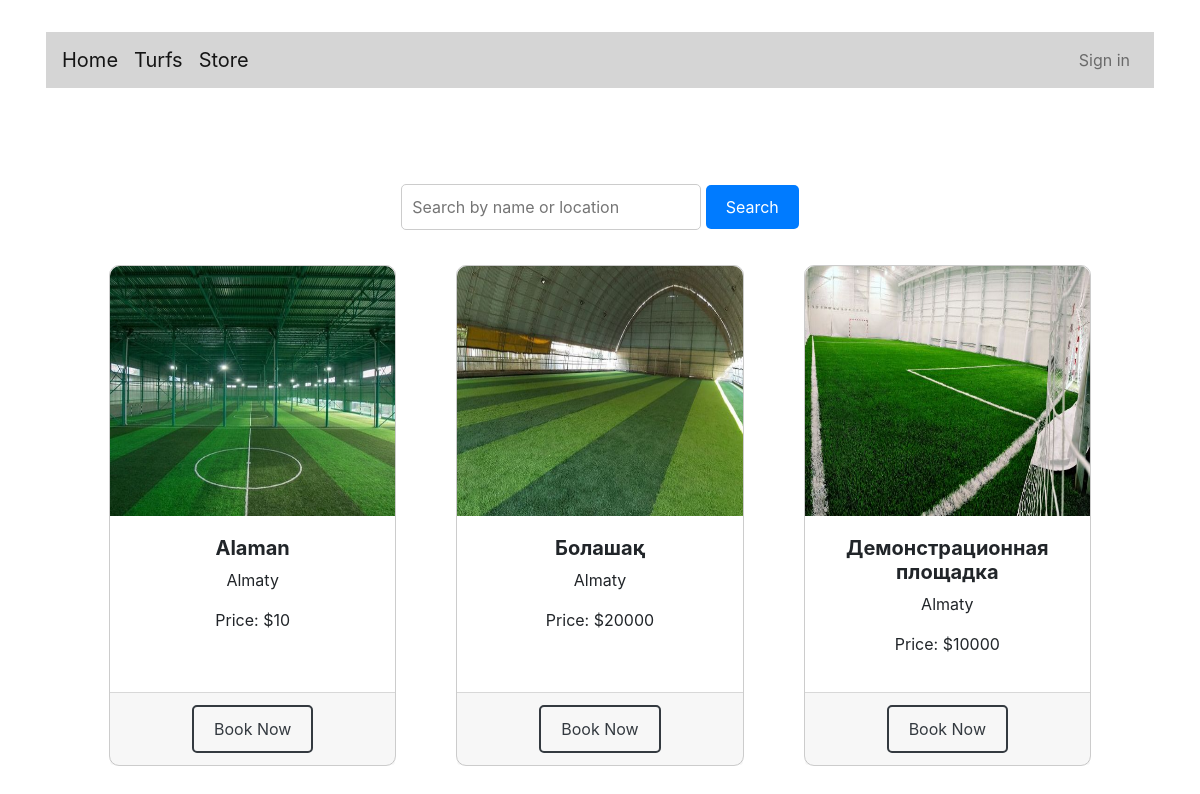
Page /turfs/ on the committed database.
### turfs/models.py (models this page shows, shortened)
class Turf(models.Model):
    owner_name = models.CharField(max_length=100, default="")
    name = models.CharField(max_length=100)
    location = models.CharField(max_length=100)
    image = models.ImageField(upload_to='turf_images/', default='default.jpg')#for avatar of turf
    price = models.IntegerField(default=0)
    info = models.TextField(default="")
    connect = models.CharField(max_length=1000, default="")
    owner_email = models.EmailField(max_length=100, blank=True, null=True, default="")
    def average_rating(self):
        reviews = self.reviews.all()
        if reviews:
            total_ratings = sum(review.rating for review in reviews)
            return total_ratings / len(reviews)
        else:
            return 0
    @property
    def avg_rating(self):
        return round(self.average_rating(), 2)

### turfs/views.py (the view)
# urls.py: path('', views.turfs_view, name='turfs'),
def turfs_view(request):
    turfs = Turf.objects.all()
    return render(request, 'turfs.html', {'turfs': turfs})

### turfs/templates/turfs.html (shortened to what this page needs)
{% extends 'base.html' %}
{% block content %}
<section class="py-5">
    <div class="container px-4 px-lg-5 mt-5">
        <div class="search-form">
            <form method="GET" action="{% url 'search_turfs' %}">
                <input type="text" name="query" placeholder="Search by name or location">
                <button type="submit">Search</button>
            </form>
        </div>
        <div class="row row-cols gx-4 gx-lg-5 row-cols-2 row-cols-md-3 row-cols-xl-4 justify-content-center">
            {% for turf in turfs %}
<div class="col">
    <div class="card h-100">
        <img class="card-img-top" src="{{ turf.image.url }}" alt="{{ turf.name }}">
        <div class="card-body">
            <div class="text-center">
                <h5 class="fw-bolder">{{ turf.name }}</h5>
                <p>{{ turf.location }}</p>
                <p>Price: ${{ turf.price }}</p>
            </div>
        </div>
        <div class="card-footer">
            <div class="text-center">
                <a class="btn btn-outline-dark" href="{% url 'turf_details' turf.id %}">Book Now</a>
            </div>
        </div>
    </div>
</div>
            {% endfor %}
        </div>
    </div>
</section>
{% endblock %}

### dopoinaiq12/templates/base.html (shortened to what this page needs)
<!DOCTYPE html>
<html lang="en">
<head>
    <link rel="stylesheet" href="https://maxcdn.bootstrapcdn.com/bootstrap/4.0.0/css/bootstrap.min.css">
    <link rel="stylesheet" href="https://use.fontawesome.com/releases/v5.8.2/css/all.css">
</head>
<body>
  <div class="container p-3 my-3">
    <div class="row">
      <div class="col-md-12">
        <nav class="navbar navbar-expand-md navbar-light" style="background-color: #d5d5d5">
          <a href="/" class="navbar-brand">Home</a>
          <a href="{% url 'turfs' %}" class="navbar-brand">Turfs</a>
        <a href="{% url 'products' %}" class="navbar-brand">Store</a>
          <div class="collapse navbar-collapse" id="navbarCollapse">
            <div class="navbar-nav ml-auto">
              {% if user.is_authenticated %}
                <a href="{% url 'users-profile' %}" class="nav-item nav-link">Profile</a>
                <a href="{% url 'logout' %}" class="nav-item nav-link">Logout</a>
              {% else %}
                <a href="{% url 'login' %}" class="nav-item nav-link">Sign in</a>
              {% endif %}
            </div>
          </div>
        </nav>
        {% block content %}{% endblock %}
      </div>
    </div>
  </div>
</body>
</html>

### turfs/templates/turfs.html (style rules this page uses)
img { width: 250px; height: 250px; }
.search-form { text-align: center; margin-bottom: 20px; }
.search-form input[type="text"] { width: 300px; padding: 10px; font-size: 16px; border: 1px solid #ccc; border-radius: 5px; }
.search-form button { padding: 10px 20px; font-size: 16px; background-color: #007BFF; color: #fff; border: none; border-radius: 5px; cursor: pointer; }
.row-cols { display: flex; flex-wrap: wrap; justify-content: center; }
.col { margin: 15px; }
.card { border: 1px solid #ccc; border-radius: 10px; transition: box-shadow 0.3s; }
.card-img-top { border-top-left-radius: 10px; border-top-right-radius: 10px; }
.card-body { padding: 20px; }
.fw-bolder { font-weight: bold; }
.text-center { text-align: center; }
.btn { padding: 10px 20px; font-size: 16px; border: none; border-radius: 5px; cursor: pointer; }
.btn-outline-dark { background-color: transparent; color: #343a40; border: 2px solid #343a40; }

### rows in the picture
Turf: image (picture), name "Alaman", location "Almaty", price "10"
Turf: image (picture), name "Болашақ", location "Almaty", price "20000"
Turf: image (picture), name "Демонстрационная площадка", location "Almaty", price "10000"
